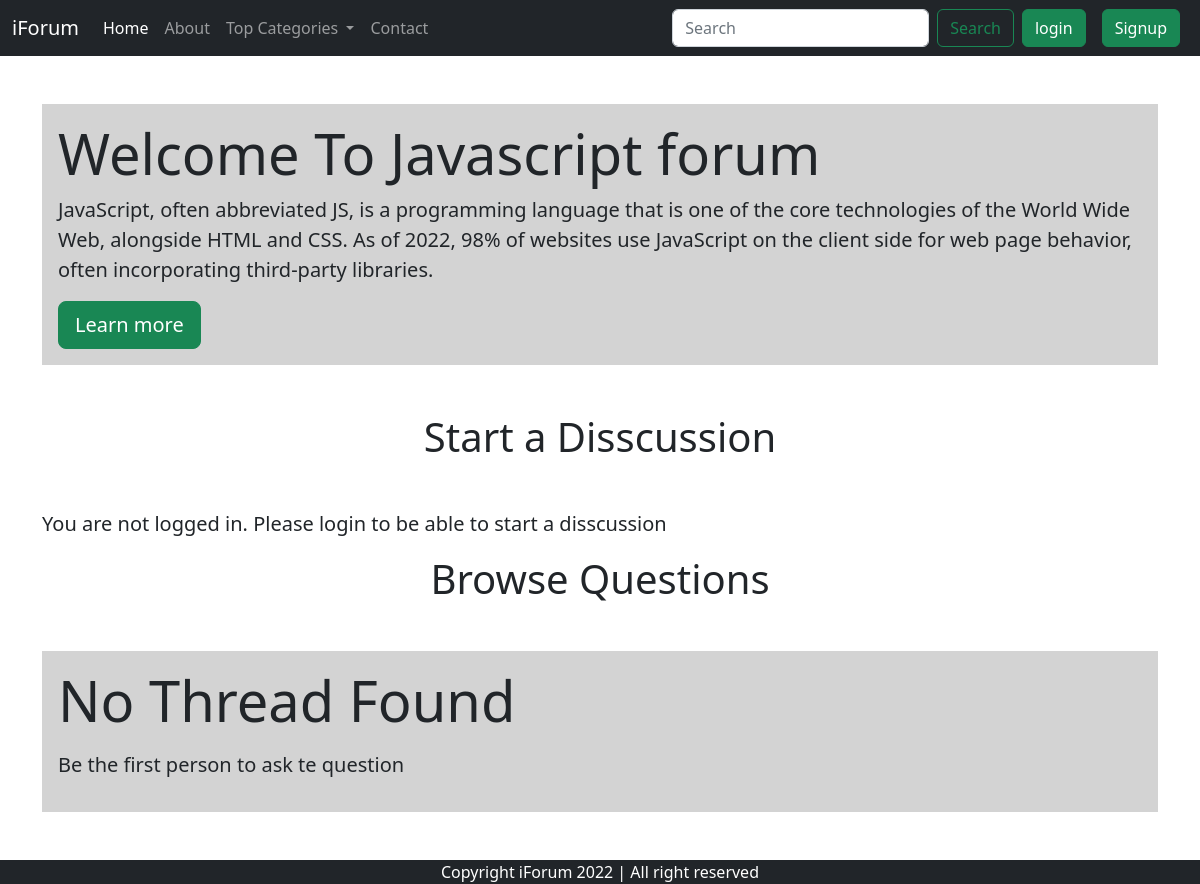
/thread_list.php?cat_id=1, run on the app's committed database.
### tables this page shows
CREATE TABLE `category` (
  `id` int(11) NOT NULL,
  `title` varchar(255) NOT NULL,
  `description` text NOT NULL,
  `time` datetime NOT NULL DEFAULT current_timestamp()
);

### thread_list.php (the view, shortened to what this page needs)
<!doctype html>
<html lang="en">
<head>
    <link href="https://cdn.jsdelivr.net/npm/bootstrap@5.2.0-beta1/dist/css/bootstrap.min.css" rel="stylesheet"
>
</head>
<body>
    <?php
        include 'components/nav.php';
    ?>
    <?php
    $cat_id = $_GET['cat_id'];
  $sql = "SELECT * FROM `category` WHERE id = $cat_id;";
  $result = mysqli_query($conn,$sql);
  while($row = mysqli_fetch_assoc($result)){
    $title = $row['title'];
    $desc = $row['description'];
  }
echo'
    <div class="container mt-5 mb-5">
        <div class="jumbotron p-3" style="background-color:#D3D3D3" >
            <h1 class="display-4">Welcome To '.$title.' forum</h1>
            <p class="lead">'.$desc.'</p>
            <a class="btn btn-success btn-lg" href="#" role="button">Learn more</a>
        </div>
    </div>';
?>
   <?php
   if(isset($_SESSION['loggedin']) && $_SESSION['loggedin'] == "true" ){
   echo'
   <div class="container">
           <h1 class="text-center mt-3 mb-5">Start a Disscussion</h1>
           <form action="'. $_SERVER['REQUEST_URI'] .'" method="POST">
               <div class="mb-3">
                   <label for="title" class="form-label">Problem Title</label>
                   <input type="text" maxlength="255" class="form-control" id="title" name="problem_title">
                   <div class="form-text">Write your issues about the language.</div>
                   <label for="floatingTextarea2" class="mt-3">Ellaborate Your concern</label>
                   <textarea class="form-control mt-2" id="floatingTextarea2" name="textarea"
                       style="height: 100px"></textarea>
               </div>
               <button type="submit" class="btn btn-success">Submit</button>
           </form>
       </div>
   ';
   }else{
       echo'<div class="container">
           <h1 class="text-center mt-3 mb-5">Start a Disscussion</h1>
       <p class="lead">You are not logged in. Please login to be able to start a disscussion</p>
   </div>
   ';
   }
   ?>
    <h1 class="text-center mt-3 mb-5">Browse Questions</h1>
    <?php
                $cat_id = $_GET['cat_id'];
                $sql = "SELECT * FROM `thread_list` WHERE thread_cat_id=$cat_id;";
                $result = mysqli_query($conn,$sql);
                $data = mysqli_fetch_assoc($result);
                if(!$data){
                echo'
                <div class="container mt-5 mb-5">
                    <div class="jumbotron p-3" style="background-color:#D3D3D3" >
                        <p class="display-4">No Thread Found</p>
                        <p class="lead">Be the first person to ask te question</p>
                    </div>
                </div>';
                }
?>
    <div class="container-fluid p-0 m-0">
        <div class="copy">
            <p class="text-center text-white bg-dark mb-0">Copyright iForum 2022 | All right reserved </p>
        </div>
    </div>
</body>
</html>

### data on the page
category: title "Javascript", description "JavaScript, often abbreviated JS, is a programming language that is one of the core technologies of the World Wide Web, alongside HTML and CSS. As of 2022, 98% of websites use JavaScript on the client side for web page behavior, often incorporating third-party libraries."
